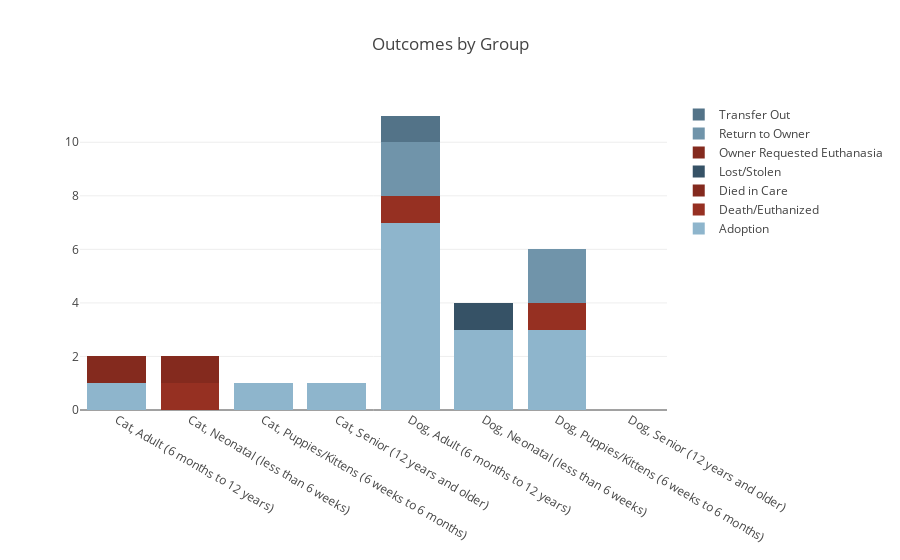

The cell this chart's notebook holds for it:
### Code cell
BLUE_SPECUTRUM = ["#8EB5CC", "#84AAC0", "#7A9FB5", "#7094AA", "#67899E", "#5D7E93", "#537388", "#4A687C", "#405D71", "#365266", "#2D485B"]
BLUE_ORANGE_SPECTRUM = ["#8EB5CC", "#96AABD", "#9F9FAE", "#A8959F", "#B18A90", "#BA8081", "#C27572", "#CB6A63", "#D46054", "#DD5545", "#E64B36"]

def get_outcome_color(outcome_label):
    return {'adoption': BLUE_SPECUTRUM[0], 
            'return to owner': BLUE_SPECUTRUM[3], 
            'transfer out': BLUE_SPECUTRUM[6], 
            'lost/stolen': BLUE_SPECUTRUM[9],
            'death/euthanized': '#963022', 
            'owner requested euthanasia': '#842a1e',
            'died in care': '#842a1e'}[outcome_label.lower()]

traces = []
for idx, label in enumerate(labels):
    traces.append(go.Bar(x=list(stacks.keys()),
                         y=np.transpose(list(stacks.values()))[idx],
                         name=label,
                         marker=dict(color=get_outcome_color(label))))
layout = go.Layout(barmode='stack', title="Outcomes by Group", margin={'b': 150})
fig = go.Figure(data=traces, layout=layout)
iplot(fig, filename='stacked-bar')

### Figure 1 — Plotly figure (JSON) as saved in the notebook; plotly's stock layout.template omitted (floating-point values rounded to 4 significant figures)
{"data": [{"marker": {"color": "#8EB5CC"}, "name": "Adoption", "type": "bar", "uid": "8d9bd67b-9840-4acc-bd09-caeafd20a84a", "x": ["Cat, Adult (6 months to 12 years)", "Cat, Neonatal (less than 6 weeks)", "Cat, Puppies/Kittens (6 weeks to 6 months)", "Cat, Senior (12 years and older)", "Dog, Adult (6 months to 12 years)", "Dog, Neonatal (less than 6 weeks)", "Dog, Puppies/Kittens (6 weeks to 6 months)", "Dog, Senior (12 years and older)"], "y": [1, 0, 1, 1, 7, 3, 3, 0]}, {"marker": {"color": "#963022"}, "name": "Death/Euthanized", "type": "bar", "uid": "97e62d9d-1543-48ca-8556-eb348e92feb1", "x": ["Cat, Adult (6 months to 12 years)", "Cat, Neonatal (less than 6 weeks)", "Cat, Puppies/Kittens (6 weeks to 6 months)", "Cat, Senior (12 years and older)", "Dog, Adult (6 months to 12 years)", "Dog, Neonatal (less than 6 weeks)", "Dog, Puppies/Kittens (6 weeks to 6 months)", "Dog, Senior (12 years and older)"], "y": [0, 1, 0, 0, 1, 0, 1, 0]}, {"marker": {"color": "#842a1e"}, "name": "Died in Care", "type": "bar", "uid": "5008f3e6-c2cc-497c-bc77-fe32ac80ae5b", "x": ["Cat, Adult (6 months to 12 years)", "Cat, Neonatal (less than 6 weeks)", "Cat, Puppies/Kittens (6 weeks to 6 months)", "Cat, Senior (12 years and older)", "Dog, Adult (6 months to 12 years)", "Dog, Neonatal (less than 6 weeks)", "Dog, Puppies/Kittens (6 weeks to 6 months)", "Dog, Senior (12 years and older)"], "y": [0, 1, 0, 0, 0, 0, 0, 0]}, {"marker": {"color": "#365266"}, "name": "Lost/Stolen", "type": "bar", "uid": "5d222681-112e-4656-889d-fe695fe9030b", "x": ["Cat, Adult (6 months to 12 years)", "Cat, Neonatal (less than 6 weeks)", "Cat, Puppies/Kittens (6 weeks to 6 months)", "Cat, Senior (12 years and older)", "Dog, Adult (6 months to 12 years)", "Dog, Neonatal (less than 6 weeks)", "Dog, Puppies/Kittens (6 weeks to 6 months)", "Dog, Senior (12 years and older)"], "y": [0, 0, 0, 0, 0, 1, 0, 0]}, {"marker": {"color": "#842a1e"}, "name": "Owner Requested Euthanasia", "type": "bar", "uid": "05a9c91e-8fc6-4645-8511-a94e1f78a90e", "x": ["Cat, Adult (6 months to 12 years)", "Cat, Neonatal (less than 6 weeks)", "Cat, Puppies/Kittens (6 weeks to 6 months)", "Cat, Senior (12 years and older)", "Dog, Adult (6 months to 12 years)", "Dog, Neonatal (less than 6 weeks)", "Dog, Puppies/Kittens (6 weeks to 6 months)", "Dog, Senior (12 years and older)"], "y": [1, 0, 0, 0, 0, 0, 0, 0]}, {"marker": {"color": "#7094AA"}, "name": "Return to Owner", "type": "bar", "uid": "4ada9299-af86-4133-8669-7d7ecba67a19", "x": ["Cat, Adult (6 months to 12 years)", "Cat, Neonatal (less than 6 weeks)", "Cat, Puppies/Kittens (6 weeks to 6 months)", "Cat, Senior (12 years and older)", "Dog, Adult (6 months to 12 years)", "Dog, Neonatal (less than 6 weeks)", "Dog, Puppies/Kittens (6 weeks to 6 months)", "Dog, Senior (12 years and older)"], "y": [0, 0, 0, 0, 2, 0, 2, 0]}, {"marker": {"color": "#537388"}, "name": "Transfer Out", "type": "bar", "uid": "9e27b402-9b15-43bc-846f-d1b280281b45", "x": ["Cat, Adult (6 months to 12 years)", "Cat, Neonatal (less than 6 weeks)", "Cat, Puppies/Kittens (6 weeks to 6 months)", "Cat, Senior (12 years and older)", "Dog, Adult (6 months to 12 years)", "Dog, Neonatal (less than 6 weeks)", "Dog, Puppies/Kittens (6 weeks to 6 months)", "Dog, Senior (12 years and older)"], "y": [0, 0, 0, 0, 1, 0, 0, 0]}], "layout": {"barmode": "stack", "margin": {"b": 150}, "title": {"text": "Outcomes by Group"}}}
